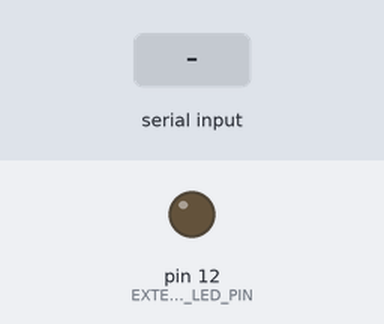
Bench run of a sketch on a simulated Arduino Uno, built with avr-gcc and run on an emulated ATmega328P. Parts: output pins drawn as LEDs (lit = HIGH). The test bench sets the inputs (shaded band).

Above: at 1.2 s.
1.3 s: "1" received over Serial
At 2.1 s:
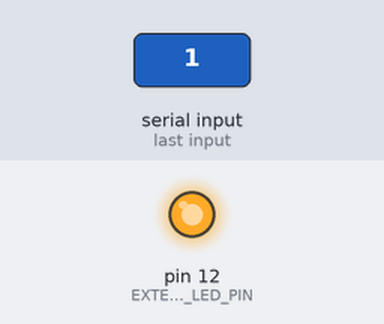
2.8 s: "0" received over Serial
At 3.2 s:
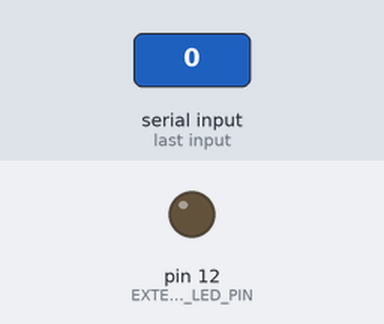
Timing chart, 0 to 5.8 s (numbered marks = the images above; inputs shaded):
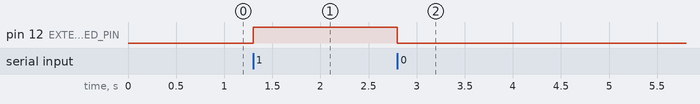

Measured:
- after the input at 1.3 s, pin 12 (EXTERNAL_LED_PIN): LOW → HIGH at once
- after the input at 2.8 s, pin 12 (EXTERNAL_LED_PIN): HIGH → LOW at once

The sketch:

arduino_led.ino
```cpp
// Animal Detection Dashboard - Arduino LED Controller
// Built-in LED on Pin 13
// External LED on Pin 12 (connect positive long leg to 12, negative short leg to GND with a resistor)

const int BUILTIN_LED_PIN = 13;
const int EXTERNAL_LED_PIN = 12;

void setup() {
  // Initialize serial communication at 9600 bits per second
  Serial.begin(9600);

  // Set LED pins as output
  pinMode(EXTERNAL_LED_PIN, OUTPUT);

  // Start with LEDs off
  digitalWrite(EXTERNAL_LED_PIN, LOW);
}

void loop() {
  // Check if data is available to read
  if (Serial.available() > 0) {
    // Read the incoming byte
    char incomingByte = Serial.read();

    // Command '1' means turn LEDs ON
    if (incomingByte == '1') {
      digitalWrite(EXTERNAL_LED_PIN, HIGH);
    }
    // Command '0' means turn LEDs OFF
    else if (incomingByte == '0') {
      digitalWrite(EXTERNAL_LED_PIN, LOW);
    }
  }
}
```
